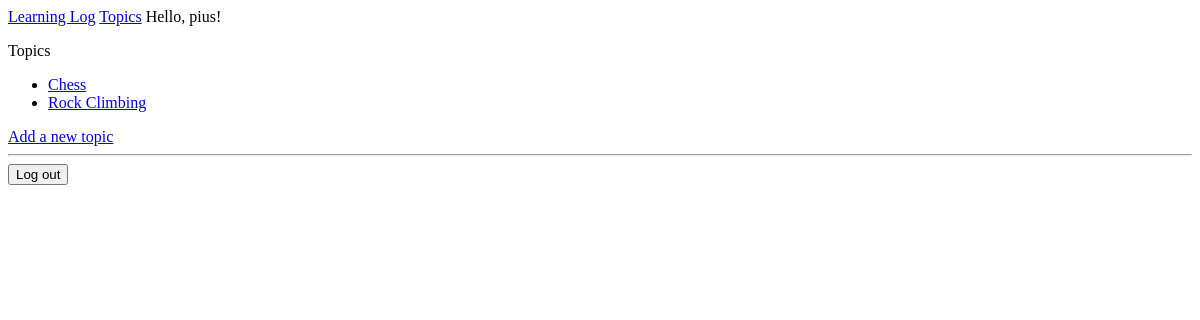
The app's page /topics/ (signed in), older data.
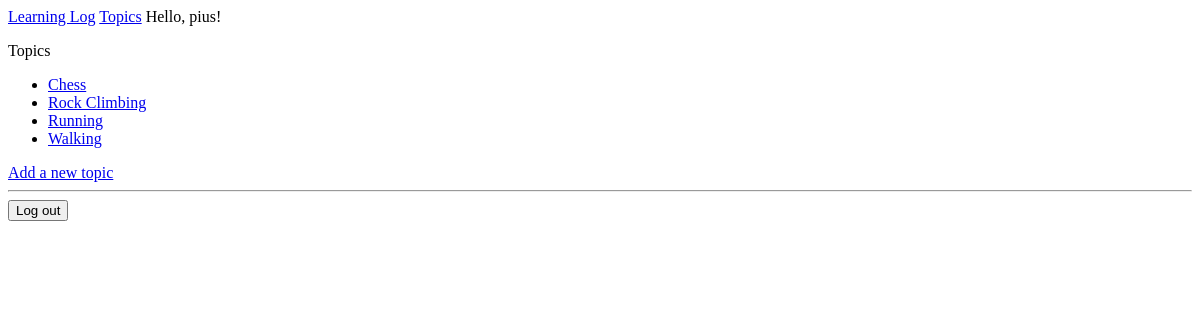
The same page, newer data.
### learning_logs/models.py (models this page shows, shortened)
class Topic(models.Model):
    text = models.CharField(max_length=200)
    date_added = models.DateTimeField(auto_now_add=True)
    owner = models.ForeignKey(User, on_delete=models.CASCADE)

### learning_logs/views.py (the view)
# urls.py: path("topics/", views.topics, name="topics"),
@login_required
def topics(request):
    topics = Topic.objects.filter(owner=request.user).order_by("date_added")
    context = {"topics": topics}
    return render(request, "learning_logs/topics.html", context)

### learning_logs/templates/learning_logs/topics.html
{% extends 'learning_logs/base.html' %}
{% block content %}
<p>Topics</p>
<ul>
    {% for topic in topics %}
        <li>
          <a href="{% url 'learning_logs:topic' topic.id %}">
            {{ topic.text }} </a>
        </li>
    {% empty %}
        <li> No topics have been added yet.</li>
    {% endfor %}
</ul>
<a href="{% url 'learning_logs:new_topic' %}">Add a new topic</a>
{% endblock content %}

### learning_logs/templates/learning_logs/base.html (shortened to what this page needs)
<p>
    <a href="{% url 'learning_logs:index' %}">Learning Log</a>
    <a href="{% url 'learning_logs:topics' %}">Topics</a>
    {% if user.is_authenticated %}
        Hello, {{ user.username }}!
    {% else %}
        <a href="{% url 'accounts:register' %}">Log in</a>
        <a href="{% url 'accounts:login' %}">Log in</a>
    {% endif %}
</p>
{% block content %}{% endblock content %}
{% if user.is_authenticated %}
    <hr />
    <form action="{% url 'accounts:logout' %}" method="post">
        <button name="submit">Log out</button>
    </form>
{% endif %}

Row changes from the older to the newer data that the page shows:
added Topic: text "Running"
added Topic: text "Walking"
